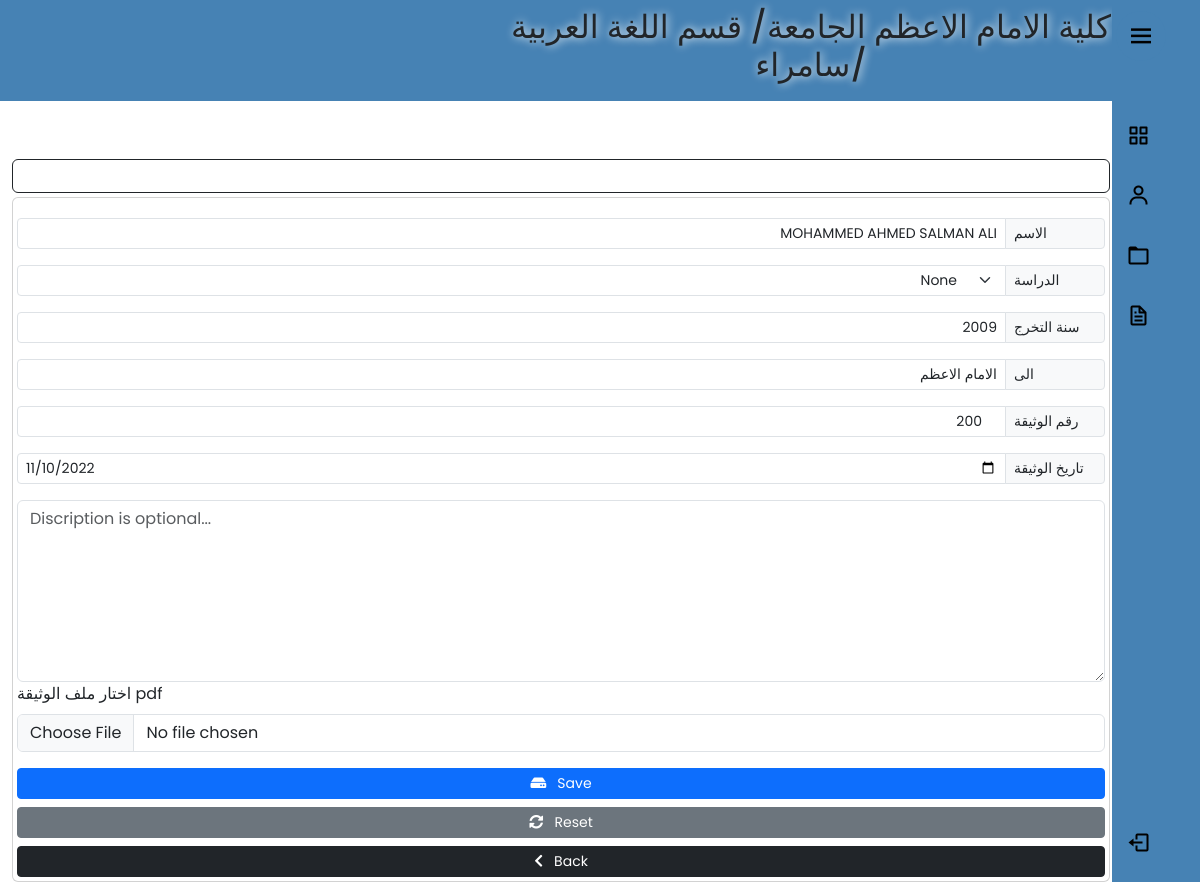
The page /studentDoc/29 (signed in) on the database as committed earlier.
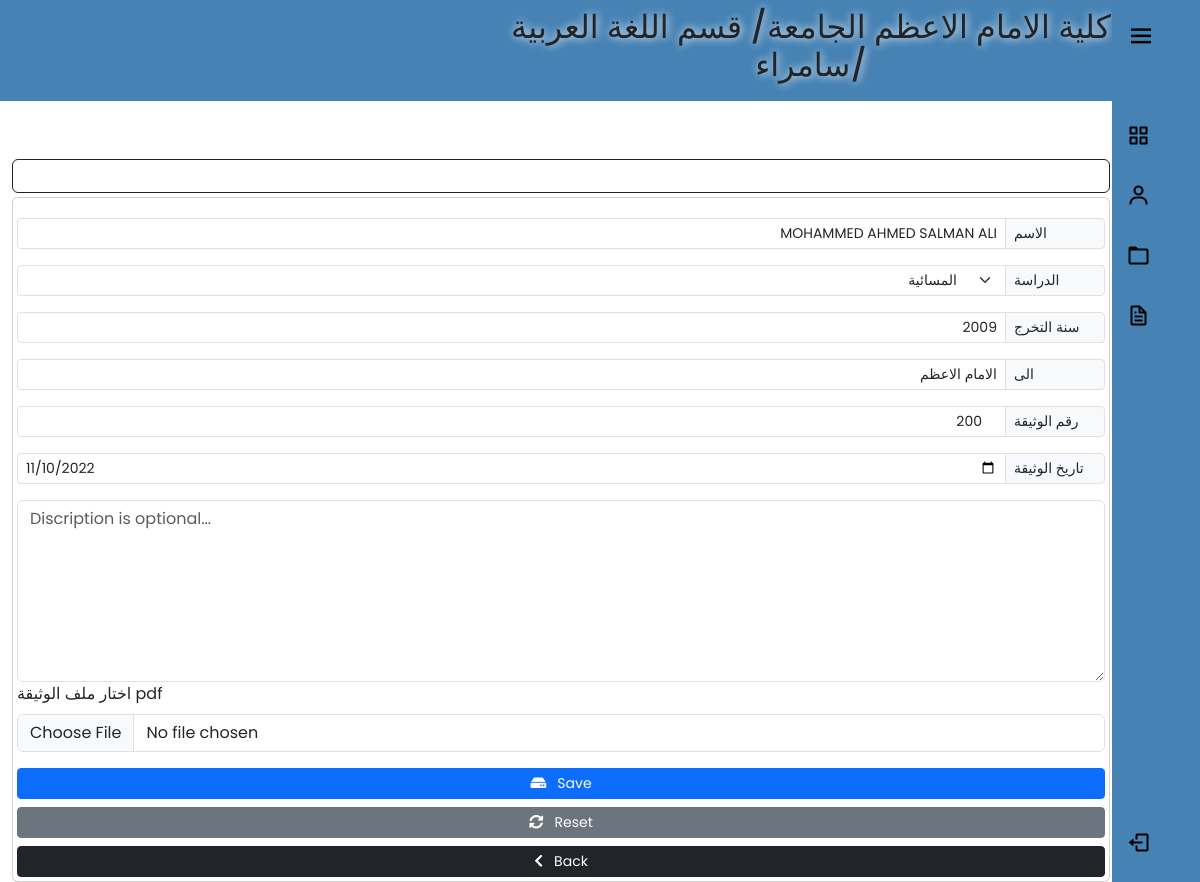
The same page on the database as committed later.
### app/models.py (models this page shows, shortened)
class StudentDocument(models.Model):
    study_list = (
        ("الصباحية", "الصباحية"),
        ("المسائية", "المسائية"),
    )
    user = models.CharField(max_length=100,verbose_name="اسم المستخدم")
    name = models.CharField(max_length=100,verbose_name="اسم الطالب/ة" )
    Dname = models.CharField(max_length=100,verbose_name="القسم")
    study = models.CharField(max_length=20,verbose_name="الدراسة", choices=study_list,null=True,blank=True)
    Cname = models.CharField(max_length=100,verbose_name="المحافظة")
    graduate_year = models.CharField(max_length=100,verbose_name="سنة التخرج")
    to = models.CharField(max_length=250 , verbose_name="الجهة المصدر اليها")
    Dnumber = models.CharField(max_length=20,verbose_name="رقم الوثيقة")
    Ddate = models.DateField(verbose_name="تاريخ الوثيقة",blank=True,null=True)
    note = models.TextField(blank=True,null=True)
    img_doc = models.FileField(upload_to='stdDoc/%y/',null=True,blank=True,verbose_name="صورة الوثيقة")
    img_qr = models.FileField(upload_to='stdDoc/%y/',null=True,blank=True,verbose_name="صورة الباركود")
    check_post = models.BooleanField(null=True,default=False)
    created_at = models.DateTimeField(auto_now_add=True)
    class Meta:
        verbose_name_plural = "جدول وثائق الطلبة"

### app/views.py (the view)
# urls.py: path('studentDoc/<str:std_id>', views.studentDoc,name="studentDoc"),
@cache_control(no_cache=True , must_revalidate=True,no_store=True)
@login_required(login_url='login')
def studentDoc(request, std_id):
    user = request.user.userprofile
    studentDoc = StudentDocument.objects.get(id=std_id)
    if studentDoc != None:
        studentDoc.img_doc = '../static/img/imam.png'
        print(f'studentDoc = {studentDoc.img_doc}')
        return render(request, 'edit.html', {'studentDoc': studentDoc,'user':user,})

### app/models.py (called while the page is built)
    def __str__(self):
        return self.Dname

    def __str__(self):
        return self.Cname

### app/templates/edit.html (shortened to what this page needs)
{% extends 'add_patients.html' %}
{% block value-name %} value="{{studentDoc.name}}" {% endblock value-name %}
{% block option-study %} <option  style="background-color:#d3d3d3; color:red; font-weight:bold;">{{studentDoc.study}}</option>{% endblock option-study %}
{% block value-study-all %} value="{{studentDoc.study}}"   {% endblock value-study-all %}
{% block value-year %}  value="{{studentDoc.graduate_year}}"  {% endblock value-year %}
{% block value-to %} value="{{studentDoc.to}}"  {% endblock value-to %}
{% block value-Dnumber %} value="{{studentDoc.Dnumber}}"  {% endblock value-Dnumber %}
{% block value-Ddate %} value="{{studentDoc.Ddate | date:'Y-m-d'}}" {% endblock value-Ddate %}
{% block value-img_doc %} value={{studentDoc.img_doc.url}} {% endblock value-img_doc %}
{% block btn-content %} <i class="fas fa-hdd"></i>&nbsp;&nbsp; Save {% endblock btn-content %}
{% block btn-reset %}
<button type="reset" class="btn btn-secondary btn-sm"><i class="fas fa-sync-alt"></i>&nbsp;&nbsp; Reset</button>
{% endblock btn-reset %}
{% block Action %} action="/edit_studentDoc/" {% endblock Action %}

### app/templates/add_patients.html (shortened to what this page needs)
{% extends 'base2.html' %}
{% block content %}
     <div class="container" style="padding-top:10px;">
          <div class="row">
               <div class="col-lg-12">
                    <div class="card card-body border-dark  mt-5">
                    </div>
                    <form {% block Action %} action="/add_studentDoc/" {% endblock Action %} method="POST" enctype="multipart/form-data" class="card p-1 porder-dark mt-1">
                         <div class="input-group input-group-sm mb-3">
                              <input type="text" class="form-control text-end" name="name" id="name" placeholder="اسم الطالب/ة" required  {% block value-name %}{% endblock value-name %}>
                                <label class="input-group-text side-label">الاسم</label>
                         </div>
                          <div class="input-group input-group-sm mb-3 ">
                              <select dir="ltr" class="form-select" name="study" id="study-all" required {% block value-study-all %}{% endblock value-study-all %}>
                                   {% block option-study %}{% endblock option-study %}
                              </select>
                               <label class="input-group-text side-label">الدراسة</label>
                         </div>
                         <div class="input-group input-group-sm mb-3">
                              <input type="text" class="form-control text-end" name="year" maxlength="10" id="year_std" placeholder="سنة التخرج" required {% block value-year %}{% endblock value-year %}>
                                   <label class="input-group-text side-label">سنة التخرج</label>
                         </div>
                           <div class="input-group input-group-sm mb-3">
                              <input type="text" class="form-control text-end" name="to"  id="to" placeholder="الجهة الصادر اليها الوثيقة" required {% block value-to %}{% endblock value-to %}>
                                <label class="input-group-text side-label">الى</label>
                         </div>
                          <div class="input-group input-group-sm mb-3">
                              <input type="number" class="form-control text-end" name="Dnumber" maxlength="5" id="Dnumber" placeholder="العدد" required {% block value-Dnumber %}{% endblock value-Dnumber %}>
                                <label class="input-group-text side-label">رقم الوثيقة</label>
                          </div>
                           <div class="input-group input-group-sm mb-3">
                              <input type="date" class="form-control" name="Ddate"  id="Ddate"  required {% block value-Ddate %}{% endblock value-Ddate %}>
                                <label class="input-group-text side-label">تاريخ الوثيقة</label>
                         </div>
                         <div class="form-group">
                              <textarea class="form-control" name="note" id="note"   rows="7" placeholder="Discription is optional...">{% block value-note %}{% endblock value-note %}</textarea>
                         </div>
                          <div class="form-group">
                         <label class="form-label" for="customFile">اختار ملف الوثيقة pdf</label>
                         <input type="file" class="form-control" name='img_doc' accept="application/pdf"  id="customFile" {% block value-img_doc %}{% endblock value-img_doc %}/>
                         </div>
                         <div class="d-grid gap-2 mt-3">
                              <button type="submit" class="btn btn-primary btn-sm"  id="btn-add">
                                  {% block btn-content %} <i class="fas fa-plus"></i>&nbsp;&nbsp; اضافة {% endblock btn-content %}
                              </button>
                              {% block btn-reset %} {% endblock btn-reset %}
                              <a href="{% url 'backend' %}" class="btn btn-dark btn-sm"><i class="fas fa-chevron-left"></i>&nbsp;&nbsp; Back</a>
                         </div>
                    </form>
               </div>
          </div>
          </div>
           </div>
{% endblock content %}

Rows that differ between the two databases and show on the page:
changed StudentDocument "MOHAMMED AHMED SALMAN ALI": study "None" → "المسائية"
